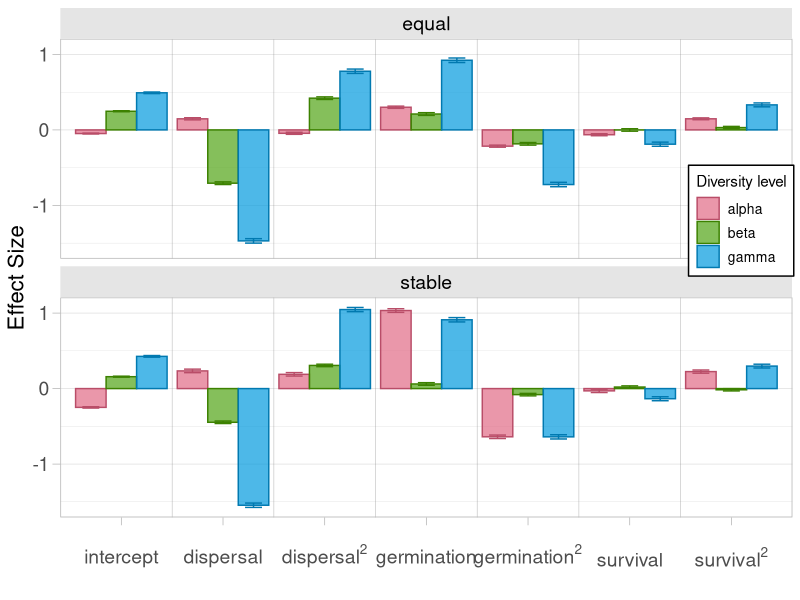
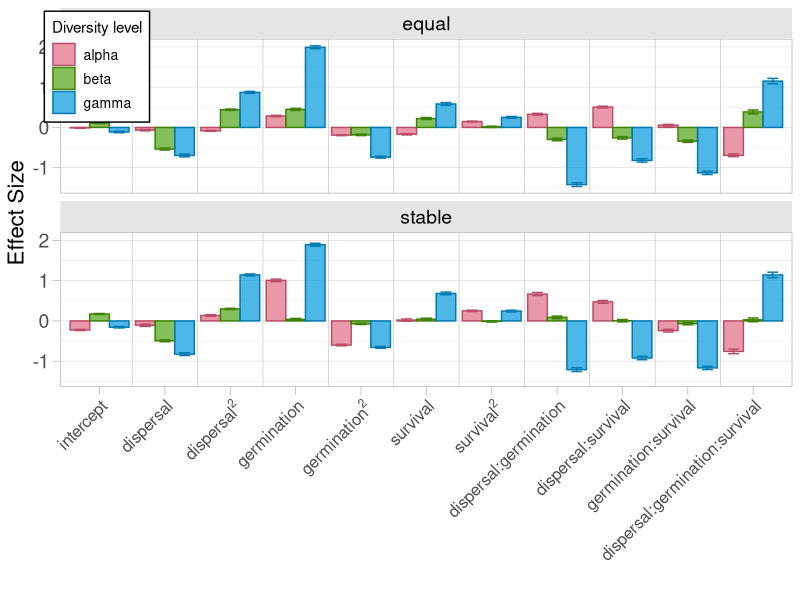
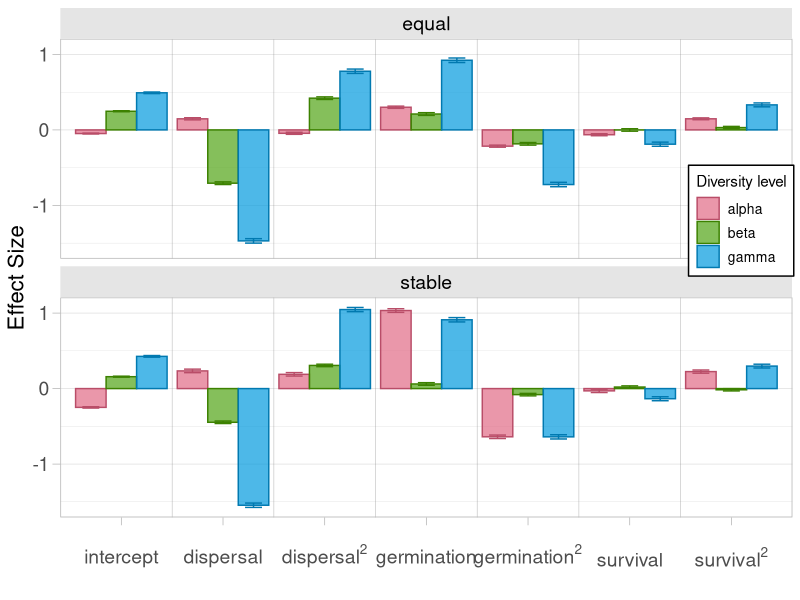
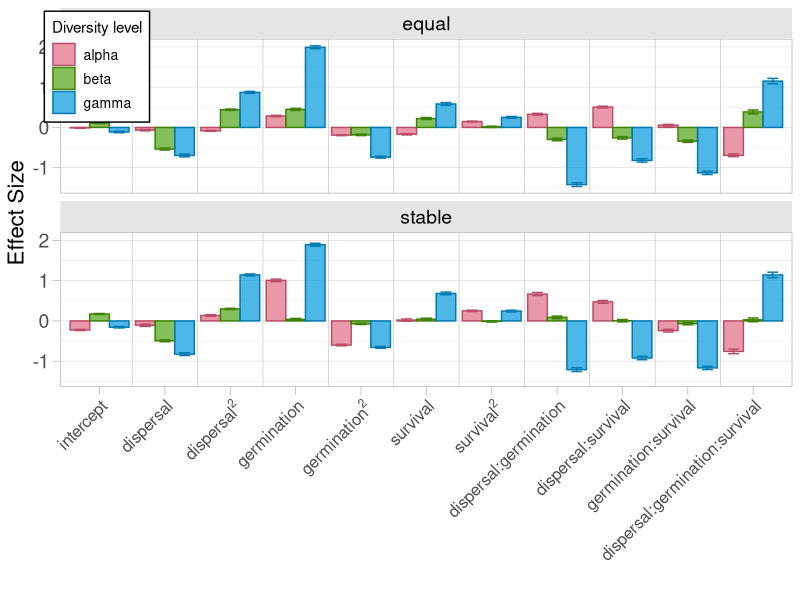

The R source for these figures, in order:
library("tidyverse")
library("broom")
library("colorspace")

normalize = function(x){
  normalized = (x-min(x))/(max(x)-min(x))
  return(normalized)
}

theme_set(theme_light() + 
            theme(strip.text = element_text(color = "black", size = 14),
                  strip.background = element_rect(fill = "gray90"),
                  axis.text = element_text(size = 14),
                  axis.title = element_text(size = 16),
                  axis.ticks.length = unit(x = .2, units = "cm"),
                  legend.title = element_text(size = 14),
                  legend.text = element_text(size = 12)))

# read in raw data. Below, I'm using intermediate output, the code to create this is commented out but can be regenerated.
# sim_dat <- read_csv(file = "sim_output/final_sensitivity_2021-09-29_001433.csv")
# 
# # params <- sim_dat %>% 
# #   select(rep, dispersal, germination, survival, comp) %>% 
# #   unique()
# 
# nenvs <- 20
# nreps <- 250
# nspecies <- 40
# npatchs <- 100
# 
# nenvs * nreps * nspecies * npatchs * 2 == nrow(sim_dat)
# 
# # re-assign environment scenario to group by
# sim_dat$envscenario <- rep(1:nenvs, each = (nreps * nspecies * npatchs * 2))
# 
# alpha <- sim_dat %>% 
#   group_by(patch, envscenario, rep, dispersal, germination, survival, comp) %>% 
#   summarize(alpha = sum(1*(N>0))) %>%
#   ungroup() %>% 
#   group_by(rep, envscenario, comp) %>%
#   summarize(mean_alpha = mean(alpha))
# # left_join(params, by = c("rep", "comp"))
# write_csv(alpha, file = "summarized_output/sens_analysis_alphadiv.csv")
# 
# gamma <- sim_dat %>% 
#   mutate(N_pa = 1*(N > 0)) %>%
#   group_by(comp, envscenario, rep, dispersal, germination, survival, species) %>%
#   
#   summarize(presences = sum(N_pa)) %>% 
#   summarize(gamma = sum(presences > 0))
# write_csv(gamma, file = "summarized_output/sens_analysis_gammadiv.csv")

alpha <- read_csv("summarized_output/sens_analysis_alphadiv.csv")
gamma <- read_csv("summarized_output/sens_analysis_gammadiv.csv")

div_part <- alpha %>% 
  left_join(gamma) %>% 
  mutate(beta = gamma / mean_alpha) %>% 
  mutate(beta = ifelse(is.nan(beta), 0, beta))

# normalize and transform variables

div_part$mean_alpha <- normalize(div_part$mean_alpha)
div_part$beta <- normalize(div_part$beta)
div_part$gamma <- normalize(div_part$gamma)
div_part$dispersal <- normalize(log(div_part$dispersal))

# alpha_mod_eq <- lm(mean_alpha ~ normalize(log(dispersal)) * germination * survival, data = subset(div_part, comp == "equal"))
# summary(alpha_mod_eq)
# 
# beta_mod_eq <- lm(beta ~ normalize(log(dispersal)) * germination * survival, data = subset(div_part, comp == "equal"))
# summary(beta_mod_eq)
# 
# gamma_mod_eq <- lm(gamma ~ normalize(log(dispersal)) * germination * survival, data = subset(div_part, comp == "equal"))
# summary(gamma_mod_eq)
# 
# alpha_mod_stab <- lm(mean_alpha ~ normalize(log(dispersal)) * germination * survival, data = subset(div_part, comp == "stable"))
# summary(alpha_mod_stab)
# 
# beta_mod_stab <- lm(beta ~ normalize(log(dispersal)) * germination * survival, data = subset(div_part, comp == "stable"))
# summary(beta_mod_stab)
# 
# gamma_mod_stab <- lm(gamma ~ normalize(log(dispersal)) * germination * survival, data = subset(div_part, comp == "stable"))
# summary(gamma_mod_stab)




# try with quadratic terms
alpha_mod_eq <- lm(mean_alpha ~ dispersal + germination + survival + I(dispersal^2) + I(germination^2) + I(survival^2), data = subset(div_part, comp == "equal"))
summary(alpha_mod_eq)

beta_mod_eq <- lm(beta ~ dispersal + germination + survival + I(dispersal^2) + I(germination^2) + I(survival^2), data = subset(div_part, comp == "equal"))
summary(beta_mod_eq)

gamma_mod_eq <- lm(gamma ~ dispersal + germination + survival + I(dispersal^2) + I(germination^2) + I(survival^2), data = subset(div_part, comp == "equal"))
summary(gamma_mod_eq)

alpha_mod_stab <- lm(mean_alpha ~ dispersal + germination + survival + I(dispersal^2) + I(germination^2) + I(survival^2), data = subset(div_part, comp == "stable"))
summary(alpha_mod_stab)

beta_mod_stab <- lm(beta ~ dispersal + germination + survival + I(dispersal^2) + I(germination^2) + I(survival^2), data = subset(div_part, comp == "stable"))
summary(beta_mod_stab)

gamma_mod_stab <- lm(gamma ~ dispersal + germination + survival + I(dispersal^2) + I(germination^2) + I(survival^2), data = subset(div_part, comp == "stable"))
summary(gamma_mod_stab)


# build dataframe to plot
sens_out <- tidy(alpha_mod_eq) %>% 
  mutate(response = "alpha", comp = "equal") %>% 
  bind_rows(
    (tidy(beta_mod_eq) %>% 
       mutate(response = "beta", comp = "equal")), 
    (tidy(gamma_mod_eq) %>% 
       mutate(response = "gamma", comp = "equal")),
    
    (tidy(alpha_mod_stab) %>% 
       mutate(response = "alpha", comp = "stable")),
    (tidy(beta_mod_stab) %>% 
       mutate(response = "beta", comp = "stable")), 
    (tidy(gamma_mod_stab) %>% 
       mutate(response = "gamma", comp = "stable"))
  ) 

sens_out$term <- str_replace(string = sens_out$term, pattern = coll("(Intercept)"), replacement =  "Intercept")
sens_out$term <- str_wrap(str_replace(string = sens_out$term, pattern = coll("normalize(log(dispersal))"), replacement =  "dispersal"), width = 10)


my_cols <- qualitative_hcl(n = 3)

sens_out$term <- factor(sens_out$term, 
                        levels = 
                          c("Intercept", "dispersal", "germination", "survival",
                            "I(dispersal^2)", "I(germination^2)", "I(survival^2)"))
sens_out <- sens_out %>% 
  mutate(term = recode_factor(term,
                              `Intercept` = "intercept",
                              `dispersal` = "dispersal",
                              `I(dispersal^2)` = "dispersal^2",
                              
                              `germination` = "germination",
                              `I(germination^2)` = "germination^2",
                              
                              `survival` = "survival",
                              `I(survival^2)` = "survival^2"
  ))

x_axis_labs <- c(expression(intercept), 
                 "dispersal",
                 expression(dispersal^2),
                 "germination",
                 expression(germination^2),
                 "survival",
                 expression(survival^2))

sensitivity_plot <- sens_out %>% 
  # mutate(term = factor(term, levels = c(
  #   "Intercept", "dispersal", "germination", "survival",
  #   "dispersal:germination", "dispersal:survival", "germination:survival",
  #   "dispersal:germination:survival"
  # ), labels = c(
  #   "intercept", "dispersal", "germination", "survival",
  #   "dispersal x \n germination", "dispersal x \n survival", "germination x \n survival",
  #   "dispersal x \n germination x \n survival"
  # ))) %>%
  
  ggplot(aes(y = estimate, ymin = (estimate - std.error), ymax = (estimate + std.error),
             color = response, fill = response, x = term)) +
  geom_bar(stat = "identity",
           position = position_dodge(), alpha = 0.7) +
  geom_vline(xintercept = c(1:6+0.5), alpha = 0.5, color = "gray50", size = 0.2) +
  geom_errorbar(position = position_dodge(.9), width = 0.5, show.legend = FALSE) +
  scale_color_manual(values = darken(my_cols, amount = .2)) + 
  scale_fill_manual(values = my_cols) +
  theme(panel.grid.major.x = element_blank(),
        panel.grid.minor.x = element_blank(),
        legend.position = c(.93,.62),
        legend.background = element_rect(color = "black"),
        legend.text = element_text(size = 10),
        legend.title = element_text(size = 11),
        axis.text.x = element_text(margin = margin(t = 10), vjust = 0)) +
  facet_wrap(~comp, nrow = 2) +
  labs(x = "", y = "Effect Size", fill = "Diversity level", color = "Diversity level") +
  scale_x_discrete(labels = x_axis_labs)

sensitivity_plot

ggsave(filename = "figures/sensitivity_analysis.pdf",plot = sensitivity_plot, width = 10, height = 8)

############################
# Incorporate interaction terms

alpha_mod_eq <- lm(mean_alpha ~ dispersal * germination * survival * I(dispersal^2) * I(germination^2) * I(survival^2), data = subset(div_part, comp == "equal"))
summary(alpha_mod_eq)

beta_mod_eq <- lm(beta ~ dispersal * germination * survival * I(dispersal^2) * I(germination^2) * I(survival^2), data = subset(div_part, comp == "equal"))
summary(beta_mod_eq)

gamma_mod_eq <- lm(gamma ~ dispersal * germination * survival * I(dispersal^2) * I(germination^2) * I(survival^2), data = subset(div_part, comp == "equal"))
summary(gamma_mod_eq)

alpha_mod_stab <- lm(mean_alpha ~ dispersal * germination * survival * I(dispersal^2) * I(germination^2) * I(survival^2), data = subset(div_part, comp == "stable"))
summary(alpha_mod_stab)

beta_mod_stab <- lm(beta ~ dispersal * germination * survival * I(dispersal^2) * I(germination^2) * I(survival^2), data = subset(div_part, comp == "stable"))
summary(beta_mod_stab)

gamma_mod_stab <- lm(gamma ~ dispersal * germination * survival * I(dispersal^2) * I(germination^2) * I(survival^2), data = subset(div_part, comp == "stable"))
summary(gamma_mod_stab)

### 
alpha_mod_eq <- lm(mean_alpha ~ dispersal * germination * survival + I(dispersal^2) + I(germination^2) + I(survival^2), data = subset(div_part, comp == "equal"))
summary(alpha_mod_eq)

beta_mod_eq <- lm(beta ~ dispersal * germination * survival + I(dispersal^2) + I(germination^2) + I(survival^2), data = subset(div_part, comp == "equal"))
summary(beta_mod_eq)

gamma_mod_eq <- lm(gamma ~ dispersal * germination * survival + I(dispersal^2) + I(germination^2) + I(survival^2), data = subset(div_part, comp == "equal"))
summary(gamma_mod_eq)

alpha_mod_stab <- lm(mean_alpha ~ dispersal * germination * survival + I(dispersal^2) + I(germination^2) + I(survival^2), data = subset(div_part, comp == "stable"))
summary(alpha_mod_stab)

beta_mod_stab <- lm(beta ~ dispersal * germination * survival + I(dispersal^2) + I(germination^2) + I(survival^2), data = subset(div_part, comp == "stable"))
summary(beta_mod_stab)

gamma_mod_stab <- lm(gamma ~ dispersal * germination * survival + I(dispersal^2) + I(germination^2) + I(survival^2), data = subset(div_part, comp == "stable"))
summary(gamma_mod_stab)


# build dataframe to plot
sens_out <- tidy(alpha_mod_eq) %>% 
  mutate(response = "alpha", comp = "equal") %>% 
  bind_rows(
    (tidy(beta_mod_eq) %>% 
       mutate(response = "beta", comp = "equal")), 
    (tidy(gamma_mod_eq) %>% 
       mutate(response = "gamma", comp = "equal")),
    
    (tidy(alpha_mod_stab) %>% 
       mutate(response = "alpha", comp = "stable")),
    (tidy(beta_mod_stab) %>% 
       mutate(response = "beta", comp = "stable")), 
    (tidy(gamma_mod_stab) %>% 
       mutate(response = "gamma", comp = "stable"))
  ) 

my_cols <- qualitative_hcl(n = 3)

sens_out$term <- factor(sens_out$term, 
                        levels = 
                          c("(Intercept)", "dispersal", "I(dispersal^2)", 
                            "germination", "I(germination^2)",
                            "survival", "I(survival^2)",
                            "dispersal:germination", "dispersal:survival", 
                            "germination:survival", "dispersal:germination:survival"))
x_axis_labs <- c("intercept", 
                 "dispersal",
                 expression(dispersal^2),
                 "germination",
                 expression(germination^2),
                 "survival",
                 expression(survival^2),
                 "dispersal:germination", "dispersal:survival", 
                 "germination:survival", "dispersal:germination:survival")

int_sensitivity_plot <- sens_out %>% 
  # mutate(term = factor(term, levels = c(
  #   "Intercept", "dispersal", "germination", "survival",
  #   "dispersal:germination", "dispersal:survival", "germination:survival",
  #   "dispersal:germination:survival"
  # ), labels = c(
  #   "intercept", "dispersal", "germination", "survival",
  #   "dispersal x \n germination", "dispersal x \n survival", "germination x \n survival",
  #   "dispersal x \n germination x \n survival"
  # ))) %>%
  
  ggplot(aes(y = estimate, ymin = (estimate - std.error), ymax = (estimate + std.error),
             color = response, fill = response, x = term)) +
  geom_vline(xintercept = c(1:10+0.5), alpha = 0.5, color = "gray50", size = 0.2) +
  geom_bar(stat = "identity",
           position = position_dodge(), alpha = 0.7) +
  geom_errorbar(position = position_dodge(.9), width = 0.5, show.legend = FALSE) +
  scale_color_manual(values = darken(my_cols, amount = .2)) + 
  scale_fill_manual(values = my_cols) +
  theme(panel.grid.major.x = element_blank(),
        panel.grid.minor.x = element_blank(),
        legend.position = c(.05,.92),
        legend.background = element_rect(color = "black"),
        legend.text = element_text(size = 10),
        legend.title = element_text(size = 11),
        axis.text.x = element_text(size = 12, angle = 45, hjust = 1)) +
  facet_wrap(~comp, nrow = 2) +
  labs(x = "", y = "Effect Size", fill = "Diversity level", color = "Diversity level") +
  scale_x_discrete(labels = x_axis_labs)

int_sensitivity_plot
ggsave("figures/sensitivity_analysis_int_quad.pdf", width = 15, height = 10)
